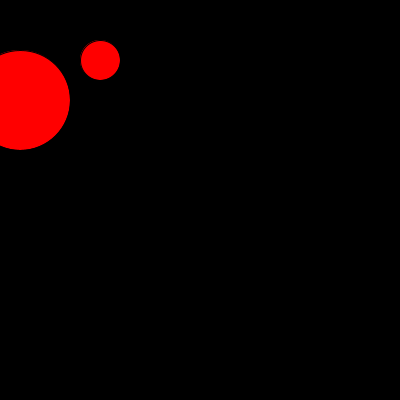
Frame 1 (no input)
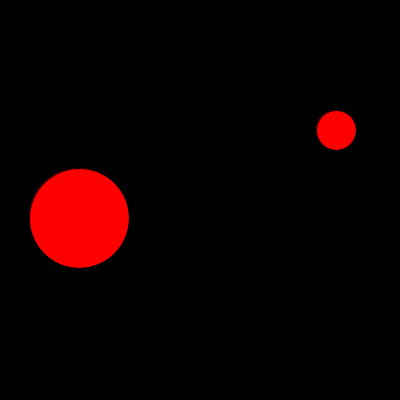
Frame 60 (the mouse pressed at the canvas centre just before this capture)
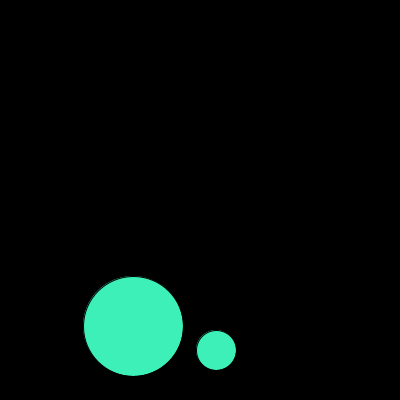
Frame 120 (the mouse held since frame 60 and released just before this capture)

The Processing sketch that drew these frames (run headless with seeded random() and noise(); from frame 60 on, the mouse is pressed at the canvas centre):

// Processing sketch: boingboing
// ── boingboing.pde
int x_circl = 20;
int y_circl = 100;
int x_circl2 = 100;
int y_circl2 = 60;

//Esta es la cantidad que va a incrementar cada cic  lo
int directionX = 1;
int directionY = 2;

int directionX2 = 4;
int directionY2 = 10;

int ancho1 = 100;
int radio1 = (ancho1/2);
int ancho2 = 40;
int radio2 = (ancho2/2);
int radio_both = radio1+radio2;

void setup(){
  size(400,400);
  fill(255,0,0);
}

void draw(){
  //El fondo en negro
  background(0);
  
  //Redundante porque por default es ceter
  ellipseMode(CENTER);
  
  //=============================== ESFERA 1 ===============================
  //Creamos esfera de 30x30
  ellipse(x_circl, y_circl, ancho1, ancho1);
  
  //Verificamos
  //No se salga a la derecha |ó| no se salga a la izquierda 
  if(x_circl>width-radio1 || y_circl <radio1 || dist(x_circl2, y_circl2, x_circl, y_circl)<radio_both){
    directionX = directionX * (-1);
  }
  
  //Verificamos
  //No se pase hacia abajo |ó| no se pase dearriba
  if(y_circl>height-radio1 || y_circl <radio1 || dist(x_circl2, y_circl2, x_circl, y_circl)<radio_both){
    directionY = directionY * (-1);
  }
  
  //Incrementamos la posición X 
  x_circl+=directionX;
  //Incrementamos posicion Y
  y_circl+=directionY;
  //=============================== /ESFERA 1 ===============================
  
  
  //Verificamos
  //No se salga a la derecha |ó| no se salga a la izquierda 
  if(x_circl2>width-radio2 || y_circl2 <radio2 || dist(x_circl2, y_circl2, x_circl, y_circl)<radio_both){
    if(dist(x_circl2, y_circl2, x_circl, y_circl)<radio_both){
      fill(random(0,255),random(150,255),random(150,255));
    }
    directionX2 = directionX2 * (-1);
  }
  
  //Verificamos
  //No se pase hacia abajo |ó| no se pase dearriba
  if(y_circl2>height-radio2 || y_circl2 <radio2 || dist(x_circl2, y_circl2, x_circl, y_circl)<radio_both){
    if(dist(x_circl2, y_circl2, x_circl, y_circl)<radio_both){
      fill(random(0,255),random(150,255),random(150,255));
    }
    directionY2 = directionY2 * (-1);
  }
  
  //Creamos esfera de 30x30
  ellipse(x_circl2, y_circl2, ancho2, ancho2);
  
  //Incrementamos la posición X 
  x_circl2+=directionX2;
  //Incrementamos posicion Y
  y_circl2+=directionY2;
}
